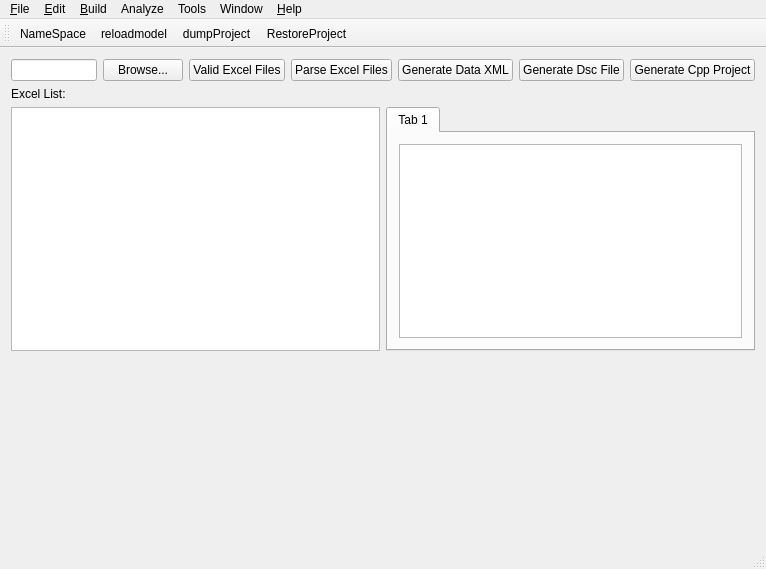
<?xml version="1.0" encoding="UTF-8"?>
<ui version="4.0">
 <class>MainWindow</class>
 <widget class="QMainWindow" name="MainWindow">
  <property name="geometry">
   <rect>
    <x>0</x>
    <y>0</y>
    <width>766</width>
    <height>569</height>
   </rect>
  </property>
  <property name="windowTitle">
   <string>MainWindow</string>
  </property>
  <widget class="QWidget" name="centralWidget">
   <layout class="QVBoxLayout" name="verticalLayout_2">
    <item>
     <layout class="QHBoxLayout" name="horizontalLayout">
      <item>
       <widget class="QLineEdit" name="lineEdit"/>
      </item>
      <item>
       <widget class="QPushButton" name="pushButton">
        <property name="text">
         <string>Browse...</string>
        </property>
       </widget>
      </item>
      <item>
       <widget class="QPushButton" name="pushButton_2">
        <property name="text">
         <string>Valid Excel Files</string>
        </property>
       </widget>
      </item>
      <item>
       <widget class="QPushButton" name="pushButton_6">
        <property name="text">
         <string>Parse Excel Files</string>
        </property>
       </widget>
      </item>
      <item>
       <widget class="QPushButton" name="pushButton_3">
        <property name="text">
         <string>Generate Data XML</string>
        </property>
       </widget>
      </item>
      <item>
       <widget class="QPushButton" name="pushButton_4">
        <property name="text">
         <string>Generate Dsc File</string>
        </property>
       </widget>
      </item>
      <item>
       <widget class="QPushButton" name="pushButton_5">
        <property name="text">
         <string>Generate Cpp Project</string>
        </property>
       </widget>
      </item>
     </layout>
    </item>
    <item>
     <layout class="QVBoxLayout" name="verticalLayout">
      <item>
       <widget class="QLabel" name="label">
        <property name="text">
         <string>Excel List:</string>
        </property>
       </widget>
      </item>
      <item>
       <layout class="QHBoxLayout" name="horizontalLayout_2">
        <item>
         <widget class="QListWidget" name="listWidget">
          <property name="sizePolicy">
           <sizepolicy hsizetype="Expanding" vsizetype="Expanding">
            <horstretch>1</horstretch>
            <verstretch>1</verstretch>
           </sizepolicy>
          </property>
         </widget>
        </item>
        <item>
         <widget class="QTabWidget" name="tabWidget">
          <property name="sizePolicy">
           <sizepolicy hsizetype="Expanding" vsizetype="Expanding">
            <horstretch>1</horstretch>
            <verstretch>1</verstretch>
           </sizepolicy>
          </property>
          <property name="currentIndex">
           <number>0</number>
          </property>
          <widget class="QWidget" name="tab">
           <attribute name="title">
            <string>Tab 1</string>
           </attribute>
           <layout class="QGridLayout" name="gridLayout_2">
            <item row="0" column="0">
             <widget class="QListWidget" name="errListWidget"/>
            </item>
           </layout>
          </widget>
         </widget>
        </item>
       </layout>
      </item>
      <item>
       <widget class="QsciScintilla" name="textEdit">
        <property name="sizePolicy">
         <sizepolicy hsizetype="Expanding" vsizetype="Expanding">
          <horstretch>1</horstretch>
          <verstretch>6</verstretch>
         </sizepolicy>
        </property>
        <property name="toolTip">
         <string/>
        </property>
        <property name="whatsThis">
         <string/>
        </property>
       </widget>
      </item>
     </layout>
    </item>
   </layout>
  </widget>
  <widget class="QMenuBar" name="menuBar">
   <property name="geometry">
    <rect>
     <x>0</x>
     <y>0</y>
     <width>766</width>
     <height>22</height>
    </rect>
   </property>
   <widget class="QMenu" name="menu_File">
    <property name="title">
     <string>&amp;File</string>
    </property>
    <widget class="QMenu" name="menuRecent_Projects">
     <property name="title">
      <string>Recent Projects</string>
     </property>
     <addaction name="actionClean_History"/>
     <addaction name="separator"/>
    </widget>
    <addaction name="actionNew_Project"/>
    <addaction name="actionOpen_Project"/>
    <addaction name="menuRecent_Projects"/>
    <addaction name="separator"/>
    <addaction name="actionClose_Project"/>
    <addaction name="separator"/>
    <addaction name="actionQuit_Modeltools"/>
   </widget>
   <widget class="QMenu" name="menu_Edit">
    <property name="title">
     <string>&amp;Edit</string>
    </property>
    <addaction name="action"/>
    <addaction name="action_2"/>
   </widget>
   <widget class="QMenu" name="menu_Build">
    <property name="title">
     <string>&amp;Build</string>
    </property>
    <addaction name="action_3"/>
    <addaction name="action_4"/>
    <addaction name="action_5"/>
   </widget>
   <widget class="QMenu" name="menuTools">
    <property name="title">
     <string>Tools</string>
    </property>
    <addaction name="actionPythonEditor"/>
    <addaction name="actionXML_Editor"/>
   </widget>
   <widget class="QMenu" name="menuWindow">
    <property name="title">
     <string>Window</string>
    </property>
    <widget class="QMenu" name="menu">
     <property name="title">
      <string>视图列表</string>
     </property>
     <addaction name="action_11"/>
    </widget>
    <addaction name="action_9"/>
    <addaction name="menu"/>
   </widget>
   <widget class="QMenu" name="menu_Help">
    <property name="title">
     <string>&amp;Help</string>
    </property>
    <addaction name="action_12"/>
    <addaction name="action_13"/>
    <addaction name="separator"/>
    <addaction name="action_15"/>
    <addaction name="actionReport_bug"/>
   </widget>
   <widget class="QMenu" name="menuAnalyze">
    <property name="title">
     <string>Analyze</string>
    </property>
    <addaction name="action_6"/>
    <addaction name="action_7"/>
    <addaction name="action_8"/>
   </widget>
   <addaction name="menu_File"/>
   <addaction name="menu_Edit"/>
   <addaction name="menu_Build"/>
   <addaction name="menuAnalyze"/>
   <addaction name="menuTools"/>
   <addaction name="menuWindow"/>
   <addaction name="menu_Help"/>
  </widget>
  <widget class="QToolBar" name="mainToolBar">
   <attribute name="toolBarArea">
    <enum>TopToolBarArea</enum>
   </attribute>
   <attribute name="toolBarBreak">
    <bool>false</bool>
   </attribute>
   <addaction name="actionNameSpace"/>
   <addaction name="actionReloadmodel"/>
   <addaction name="actionDumpProject"/>
   <addaction name="actionRestoreProject"/>
  </widget>
  <widget class="QStatusBar" name="statusBar"/>
  <action name="actionNameSpace">
   <property name="text">
    <string>NameSpace</string>
   </property>
   <property name="toolTip">
    <string>Setting Namespace</string>
   </property>
  </action>
  <action name="actionReloadmodel">
   <property name="text">
    <string>reloadmodel</string>
   </property>
  </action>
  <action name="actionNew_Project">
   <property name="text">
    <string>New Project</string>
   </property>
   <property name="shortcut">
    <string>Meta+N</string>
   </property>
  </action>
  <action name="actionOpen_Project">
   <property name="text">
    <string>Open Project</string>
   </property>
   <property name="shortcut">
    <string>Meta+O</string>
   </property>
  </action>
  <action name="actionClean_History">
   <property name="text">
    <string>Clean History</string>
   </property>
  </action>
  <action name="actionClose_Project">
   <property name="text">
    <string>Close Project</string>
   </property>
  </action>
  <action name="action">
   <property name="text">
    <string>撤销</string>
   </property>
  </action>
  <action name="action_2">
   <property name="text">
    <string>恢复</string>
   </property>
  </action>
  <action name="action_3">
   <property name="text">
    <string>构建项目</string>
   </property>
  </action>
  <action name="action_4">
   <property name="text">
    <string>重新构建</string>
   </property>
  </action>
  <action name="action_5">
   <property name="text">
    <string>清理项目</string>
   </property>
  </action>
  <action name="action_6">
   <property name="text">
    <string>格式验证</string>
   </property>
  </action>
  <action name="action_7">
   <property name="text">
    <string>命名空间验证</string>
   </property>
  </action>
  <action name="action_8">
   <property name="text">
    <string>模型映射验证</string>
   </property>
  </action>
  <action name="actionPythonEditor">
   <property name="text">
    <string>PythonEditor</string>
   </property>
  </action>
  <action name="actionXML_Editor">
   <property name="text">
    <string>XML Editor</string>
   </property>
  </action>
  <action name="action_9">
   <property name="text">
    <string>进入全屏模式</string>
   </property>
  </action>
  <action name="action_11">
   <property name="text">
    <string>输出窗口</string>
   </property>
  </action>
  <action name="action_12">
   <property name="text">
    <string>帮助文件</string>
   </property>
  </action>
  <action name="action_13">
   <property name="text">
    <string>帮助提示</string>
   </property>
  </action>
  <action name="action_15">
   <property name="text">
    <string>关于本软件</string>
   </property>
  </action>
  <action name="actionReport_bug">
   <property name="text">
    <string>Report bug</string>
   </property>
  </action>
  <action name="actionQuit_Modeltools">
   <property name="text">
    <string>Quit Modeltools</string>
   </property>
  </action>
  <action name="actionDumpProject">
   <property name="text">
    <string>dumpProject</string>
   </property>
  </action>
  <action name="actionRestoreProject">
   <property name="text">
    <string>RestoreProject</string>
   </property>
  </action>
 </widget>
 <layoutdefault spacing="6" margin="11"/>
 <customwidgets>
  <customwidget>
   <class>QsciScintilla</class>
   <extends>QFrame</extends>
   <header>Qsci/qsciscintilla.h</header>
   <container>1</container>
  </customwidget>
 </customwidgets>
 <resources/>
 <connections/>
</ui>
